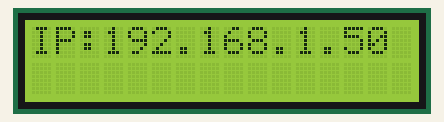
This program was run on a simulated Raspberry Pi (BCM pin numbers). On the bench: 16×2 character LCD. Library files of the repository ran but are not shown: I2C_LCD_driver.py. At 0.3 s the program stops and its outputs stay as they are.

Above: at 0.3 s.

The program:

T6.3_ip_lcd_i2C.py
```python
# Ejemplo 6.3 de cómo mostrar la IP en la  LCD
import socket
import I2C_LCD_driver

mylcd = I2C_LCD_driver.lcd()

# función para obtener la ip usando una conexión a internet
def get_local_ip_address(target):
  ipaddr = ''
  try:
    s = socket.socket(socket.AF_INET, socket.SOCK_DGRAM)
    s.connect((target, 8000))
    ipaddr = s.getsockname()[0]
    s.close()
  except:
    pass

  return ipaddr

myIP = get_local_ip_address('google.com')


mylcd.lcd_display_string("IP:",line = 1 )
mylcd.lcd_display_string(myIP, line = 1, pos = 3)
```
